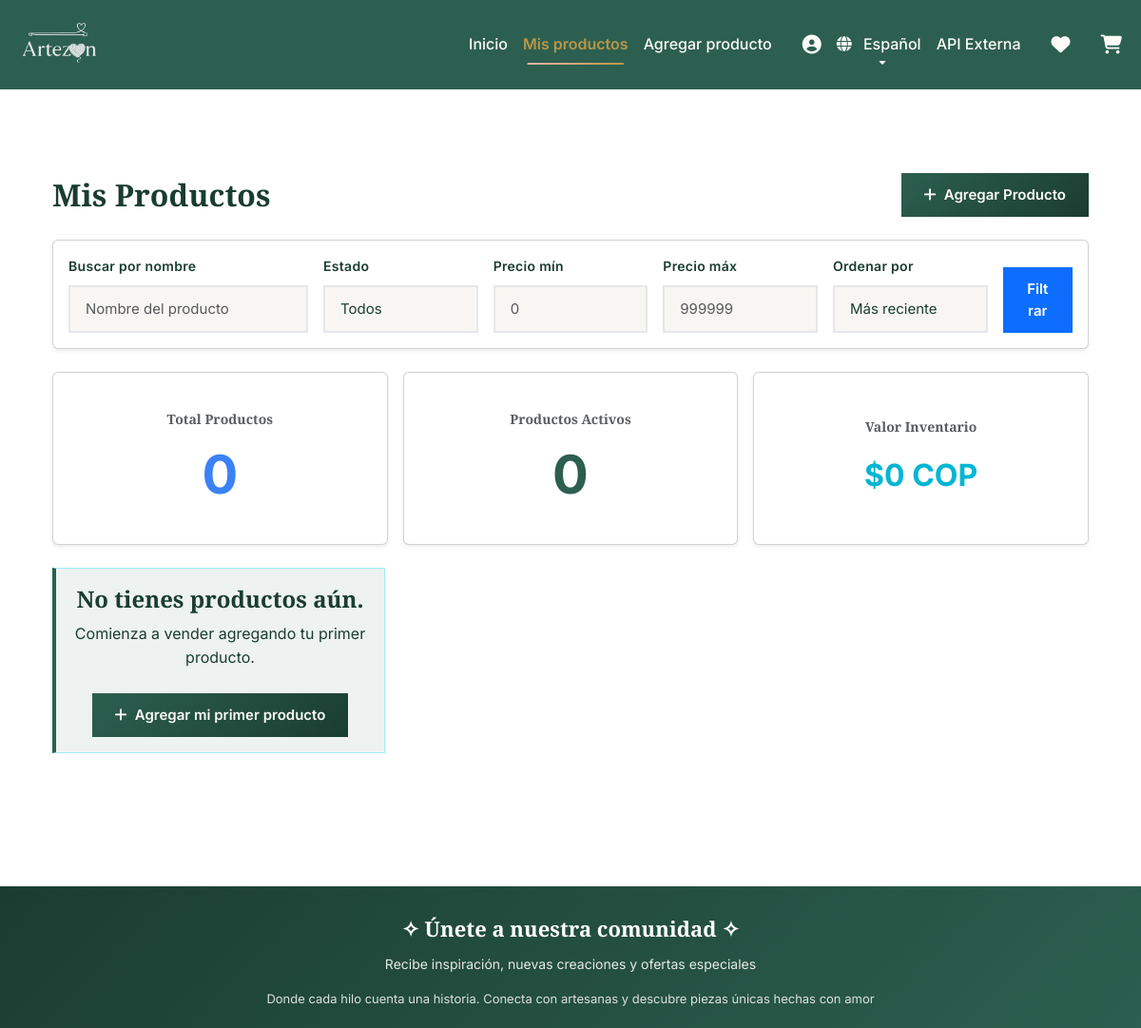
/es/vendedores/mis-productos/ (signed in), run on an earlier commit of the app's database.
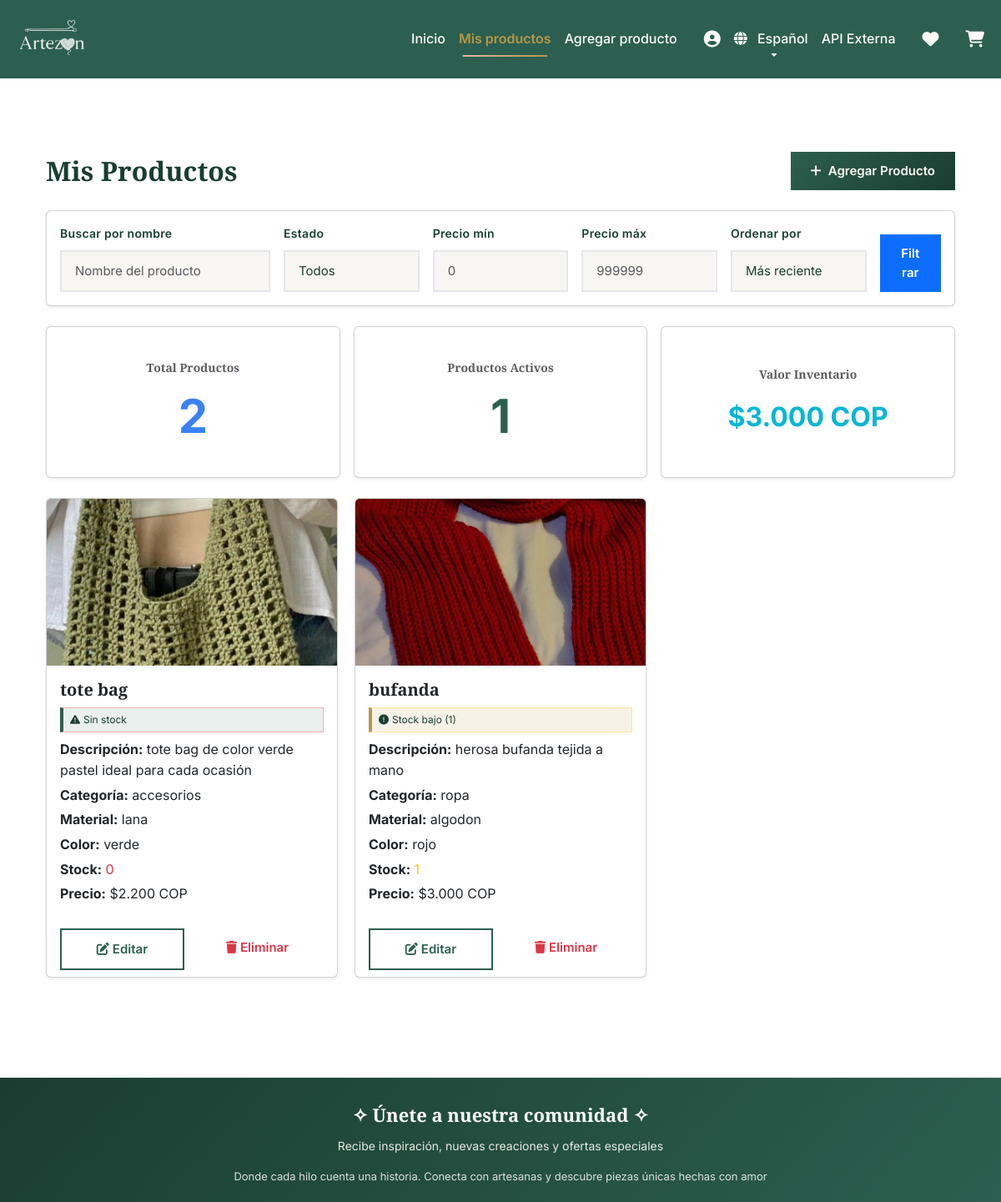
And on a later commit of the database.
### productos/models.py (models this page shows, shortened)
class Product(models.Model):
    seller = models.ForeignKey(User, on_delete=models.CASCADE)
    name = models.CharField(max_length=120)
    description = models.TextField(blank=True)
    category = models.CharField(max_length=50, blank=True)
    material = models.CharField(max_length=50, blank=True)
    color = models.CharField(max_length=30, blank=True)
    price = models.DecimalField(max_digits=10, decimal_places=2)
    stock = models.PositiveIntegerField(default=0)
    is_active = models.BooleanField(default=True)
    created_at = models.DateTimeField(auto_now_add=True)
    imagen = models.ImageField(upload_to="imagenProductos/", blank=True, null=True)

### Vendedores/views.py (the view)
# urls.py: path('mis-productos/', views.mis_productos, name='mis_productos'),
@login_required
def mis_productos(request):
    productos = Product.objects.filter(seller=request.user)
    search_query = request.GET.get('search', '')
    if search_query:
        productos = productos.filter(name__icontains=search_query)
    estado_filter = request.GET.get('estado', '')
    if estado_filter == 'activo':
        productos = productos.filter(is_active=True, stock__gt=0)
    elif estado_filter == 'inactivo':
        productos = productos.filter(is_active=False)
    elif estado_filter == 'sin_stock':
        productos = productos.filter(stock=0)
    precio_min = request.GET.get('precio_min', '')
    precio_max = request.GET.get('precio_max', '')
    if precio_min:
        productos = productos.filter(price__gte=precio_min)
    if precio_max:
        productos = productos.filter(price__lte=precio_max)
    orden = request.GET.get('orden', '-created_at')
    if orden in ['-created_at', 'created_at', '-price', 'price', '-stock', 'stock', 'name']:
        productos = productos.order_by(orden)
    paginator = Paginator(productos, 15)  # 15 productos por página
    page_number = request.GET.get('page')
    page_obj = paginator.get_page(page_number)
    total_productos = Product.objects.filter(seller=request.user).count()
    productos_activos = Product.objects.filter(seller=request.user, is_active=True, stock__gt=0).count()
    valor_inventario = sum([p.price * p.stock for p in Product.objects.filter(seller=request.user)])
    return render(request, "manejoProductos/mis_productos.html", {
        "page_obj": page_obj,
        "productos": page_obj,
        "total_productos": total_productos,
        "productos_activos": productos_activos,
        "valor_inventario": valor_inventario,
        "search_query": search_query,
        "estado_filter": estado_filter,
        "precio_min": precio_min,
        "precio_max": precio_max,
        "orden": orden,
    })

### Vendedores/templates/manejoProductos/mis_productos.html (shortened to what this page needs)
{% extends "base.html" %}
{% load i18n %}
{% load currency_filters %}
{% block content %}
<div class="container mt-2">
    <div class="row">
        <div class="col-12">
            <div class="d-flex justify-content-between align-items-center mb-4">
                <h2 class="mb-0">{% trans "Mis Productos" %}</h2>
                <a href="{% url 'agregar_producto' %}" class="btn btn-success">
                    <i class="fas fa-plus me-2"></i>{% trans "Agregar Producto" %}
                </a>
            </div>
            <div class="card mb-4 shadow-sm">
                <div class="card-body">
                    <form method="get" class="row g-3">
                        <div class="col-md-3">
                            <label class="form-label">{% trans "Buscar por nombre" %}</label>
                            <input type="text" name="search" class="form-control" placeholder="{% trans 'Nombre del producto' %}" value="{{ search_query }}">
                        </div>
                        <div class="col-md-2">
                            <label class="form-label">{% trans "Estado" %}</label>
                            <select name="estado" class="form-select">
                                <option value="">{% trans "Todos" %}</option>
                            </select>
                        </div>
                        <div class="col-md-2">
                            <label class="form-label">{% trans "Precio mín" %}</label>
                            <input type="number" name="precio_min" class="form-control" placeholder="0" value="{{ precio_min }}">
                        </div>
                        <div class="col-md-2">
                            <label class="form-label">{% trans "Precio máx" %}</label>
                            <input type="number" name="precio_max" class="form-control" placeholder="999999" value="{{ precio_max }}">
                        </div>
                        <div class="col-md-2">
                            <label class="form-label">{% trans "Ordenar por" %}</label>
                            <select name="orden" class="form-select">
                                <option value="-created_at" {% if orden == '-created_at' %}selected{% endif %}>{% trans "Más reciente" %}</option>
                            </select>
                        </div>
                        <div class="col-md-1 d-flex align-items-end">
                            <button type="submit" class="btn btn-primary w-100">{% trans "Filtrar" %}</button>
                        </div>
                    </form>
                </div>
            </div>
            <div class="row mb-4 g-3">
                <div class="col-md-4">
                    <div class="card text-center shadow-sm h-100">
                        <div class="card-body d-flex flex-column justify-content-center" style="min-height: 180px;">
                            <h5 class="card-title text-muted mb-3" style="font-size: 14px; font-weight: 600;">{% trans "Total Productos" %}</h5>
                            <p class="display-4 mb-0" style="color: #3B82F6; font-weight: 700;">{{ total_productos }}</p>
                        </div>
                    </div>
                </div>
                <div class="col-md-4">
                    <div class="card text-center shadow-sm h-100">
                        <div class="card-body d-flex flex-column justify-content-center" style="min-height: 180px;">
                            <h5 class="card-title text-muted mb-3" style="font-size: 14px; font-weight: 600;">{% trans "Productos Activos" %}</h5>
                            <p class="display-4 mb-0" style="color: var(--verde-pino); font-weight: 700;">{{ productos_activos }}</p>
                        </div>
                    </div>
                </div>
                <div class="col-md-4">
                    <div class="card text-center shadow-sm h-100">
                        <div class="card-body d-flex flex-column justify-content-center" style="min-height: 180px;">
                            <h5 class="card-title text-muted mb-3" style="font-size: 14px; font-weight: 600;">{% trans "Valor Inventario" %}</h5>
                            <p class="mb-0" style="color: #06B6D4; font-size: 2rem; font-weight: 700;">{{ valor_inventario|format_cop }} COP</p>
                        </div>
                    </div>
                </div>
            </div>
            <div class="productos-grid-5col">
                {% for producto in productos %}
                    <div class="producto-grid-item">
                        <div class="card h-100 shadow-sm">
                            {% if producto.imagen %}
                                <img src="{{ producto.imagen.url }}" class="card-img-top" alt="{% trans 'Imagen de producto' %}" style="object-fit:cover; height:200px;" loading="lazy">
                            {% else %}
                                <div class="card-img-top d-flex align-items-center justify-content-center" style="height:200px; background:#f5e9da;">
                                    <span class="text-muted">{% trans "Sin imagen" %}</span>
                                </div>
                            {% endif %}
                            <div class="card-body">
                                <h5 class="card-title">{{ producto.name }}</h5>
                                {% if producto.stock == 0 %}
                                    <div class="alert alert-danger py-1 px-2 mb-2" style="font-size: 12px;">
                                        <i class="fas fa-exclamation-triangle me-1"></i>{% trans "Sin stock" %}
                                    </div>
                                {% elif producto.stock <= 5 %}
                                    <div class="alert alert-warning py-1 px-2 mb-2" style="font-size: 12px;">
                                        <i class="fas fa-exclamation-circle me-1"></i>{% trans "Stock bajo" %} ({{ producto.stock }})
                                    </div>
                                {% endif %}
                                <p class="card-text mb-1"><strong>{% trans "Descripción:" %}</strong> {{ producto.description|truncatewords:10 }}</p>
                                <p class="card-text mb-1"><strong>{% trans "Categoría:" %}</strong> {{ producto.category }}</p>
                                <p class="card-text mb-1"><strong>{% trans "Material:" %}</strong> {{ producto.material }}</p>
                                <p class="card-text mb-1"><strong>{% trans "Color:" %}</strong> {{ producto.color }}</p>
                                <p class="card-text mb-1"><strong>{% trans "Stock:" %}</strong>
                                    <span class="{% if producto.stock == 0 %}text-danger{% elif producto.stock <= 5 %}text-warning{% endif %}">
                                        {{ producto.stock }}
                                    </span>
                                </p>
                                <p class="card-text mb-1"><strong>{% trans "Precio:" %}</strong> {{ producto.price|format_cop }} COP</p>
                            </div>
                            <div class="card-footer bg-transparent border-0 d-flex gap-2">
                                <a href="{% url 'editar_producto' producto.id %}" class="btn btn-sm btn-outline-primary flex-fill">
                                    <i class="fas fa-edit me-1"></i>{% trans "Editar" %}
                                </a>
                                <form method="post" action="{% url 'eliminar_producto' producto.id %}" class="flex-fill" onsubmit="return confirm('{% trans "¿Estás seguro de eliminar este producto?" %}');">
                                    <button type="submit" class="btn btn-sm btn-outline-danger w-100">
                                        <i class="fas fa-trash me-1"></i>{% trans "Eliminar" %}
                                    </button>
                                </form>
                            </div>
                        </div>
                    </div>
                {% empty %}
                <div class="col-12">
                    <div class="col-12">
                        <div class="alert alert-info text-center">
                            <h4>{% trans "No tienes productos aún." %}</h4>
                            <p>{% trans "Comienza a vender agregando tu primer producto." %}</p>
                            <a href="{% url 'agregar_producto' %}" class="btn btn-success mt-2">
                                <i class="fas fa-plus me-2"></i>{% trans "Agregar mi primer producto" %}
                            </a>
                        </div>
                    </div>
                </div>
                {% endfor %}
            </div>
        </div>
    </div>
</div>
{% endblock %}

### templates/base.html (shortened to what this page needs)
{% load static i18n %}
{% load currency_filters %}
<!DOCTYPE html>
<html lang="{% get_current_language as LANGUAGE_CODE %}">
<head>
    <link href="https://cdn.jsdelivr.net/npm/bootstrap@5.3.2/dist/css/bootstrap.min.css" rel="stylesheet">
    <link href="{% static 'css/styles.css' %}" rel="stylesheet" />
    <link rel="stylesheet" href="https://cdnjs.cloudflare.com/ajax/libs/font-awesome/6.4.0/css/all.min.css">
</head>
<body style="background: #FFFFFF; color: var(--verde-oscuro);">
<header class="header-bg">
    <nav class="navbar navbar-expand-lg navbar-dark">
        <div class="container-fluid">
            <a href="{% url 'login' %}" class="navbar-brand d-flex align-items-center">
                <img src="{% static 'images/logo.png' %}" alt="Logo" style="max-height: 60px; width: auto;">
            </a>
            <div class="collapse navbar-collapse" id="navbarNav">
                <ul class="navbar-nav ms-auto mb-2 mb-lg-0">
                    <li class="nav-item">
                        <a class="nav-link text-white {% if request.resolver_match.url_name == 'home' %}active{% endif %}" href="{% url 'home' %}">{% trans "Inicio" %}</a>
                    </li>
                    {% if request.user.is_authenticated %}
                    <li class="nav-item">
                        <a class="nav-link text-white {% if request.resolver_match.url_name == 'mis_productos' %}active{% endif %}" href="{% url 'mis_productos' %}">{% trans "Mis productos" %}</a>
                    </li>
                    <li class="nav-item">
                        <a class="nav-link text-white {% if request.resolver_match.url_name == 'agregar_producto' %}active{% endif %}" href="{% url 'agregar_producto' %}">{% trans "Agregar producto" %}</a>
                    </li>
                    <li class="nav-item ms-3">
                        <a class="nav-link text-white " href="{% url 'profile' %}" aria-label="{% trans 'Ver perfil' %}">
                            <i class="fas fa-user-circle fa-lg" aria-hidden="true"></i>
                        </a>
                    </li>
                    {% endif %}
                    <li class="nav-item dropdown">
                        <a class="nav-link dropdown-toggle text-white" href="#" id="langDropdown" data-bs-toggle="dropdown" aria-expanded="false">
                            <i class="fas fa-globe me-2" aria-hidden="true"></i>
                            {% get_current_language as LANGUAGE_CODE %}
                            {% if LANGUAGE_CODE == 'es' %}
                                Español
                            {% elif LANGUAGE_CODE == 'en' %}
                                English
                            {% else %}
                                {% trans "Idioma" %}
                            {% endif %}
                        </a>
                    </li>
                     <li class="nav-item">
                        <a class="nav-link text-white" href="{% url 'external_api' %}">{% trans "API Externa" %}</a>
                    </li>
                    <li class="nav-item ms-3 position-relative">
                        <a href="{% url 'favoritos' %}" class="nav-link text-white position-relative" aria-label="{% trans 'Ver favoritos' %}">
                            <i class="fas fa-heart fa-lg" aria-hidden="true"></i>
                        </a>
                    </li>
                    <li class="nav-item ms-3 position-relative">
                        <a href="{% url 'ver_carrito' %}" class="nav-link text-white position-relative" aria-label="{% trans 'Ver carrito de compras' %}{% if carrito %} ({{ carrito|length }} {% trans 'artículos' %}){% endif %}">
                            <i class="fas fa-shopping-cart fa-lg" aria-hidden="true"></i>
                        </a>
                    </li>
                </ul>
            </div>
        </div>
    </nav>
</header>
<main class="main-container" id="main-content" tabindex="-1">
    {% block content %}
    {% endblock %}
</main>
<footer class="footer-modern-compact">
    <div class="container">
        <div class="footer-content-compact">
            <h3 class="footer-title-compact">✧ {% trans "Únete a nuestra comunidad" %} ✧</h3>
            <p class="footer-subtitle-compact">
                {% trans "Recibe inspiración, nuevas creaciones y ofertas especiales" %}
            </p>
            <p class="footer-text-compact">
                {% trans "Donde cada hilo cuenta una historia. Conecta con artesanas y descubre piezas únicas hechas con amor" %}
            </p>
        </div>
    </div>
</footer>
</body>
</html>

### productos/templates/carrito/cart_items.html (shortened to what this page needs)
{% load i18n %}
{% load currency_filters %}

What changed in the data, as far as the page shows it:
added Product: imagen (picture), name "tote bag", description "tote bag de color verde pastel ideal para cada ocasión", category "accesorios", material "lana", color "verde", stock "0", price "$2.200"
added Product: imagen (picture), name "bufanda", stock "1", description "herosa bufanda tejida a mano", category "ropa", material "algodon", color "rojo", price "$3.000"
Also different on the page:
{{ total_productos }}: "0" → "2"
{{ productos_activos }}: "0" → "1"
{{ valor_inventario|format_cop }}: "$0" → "$3.000"
text no longer shown: "No tienes productos aún. Comienza a vender agregando tu primer producto. Agregar mi primer producto"
